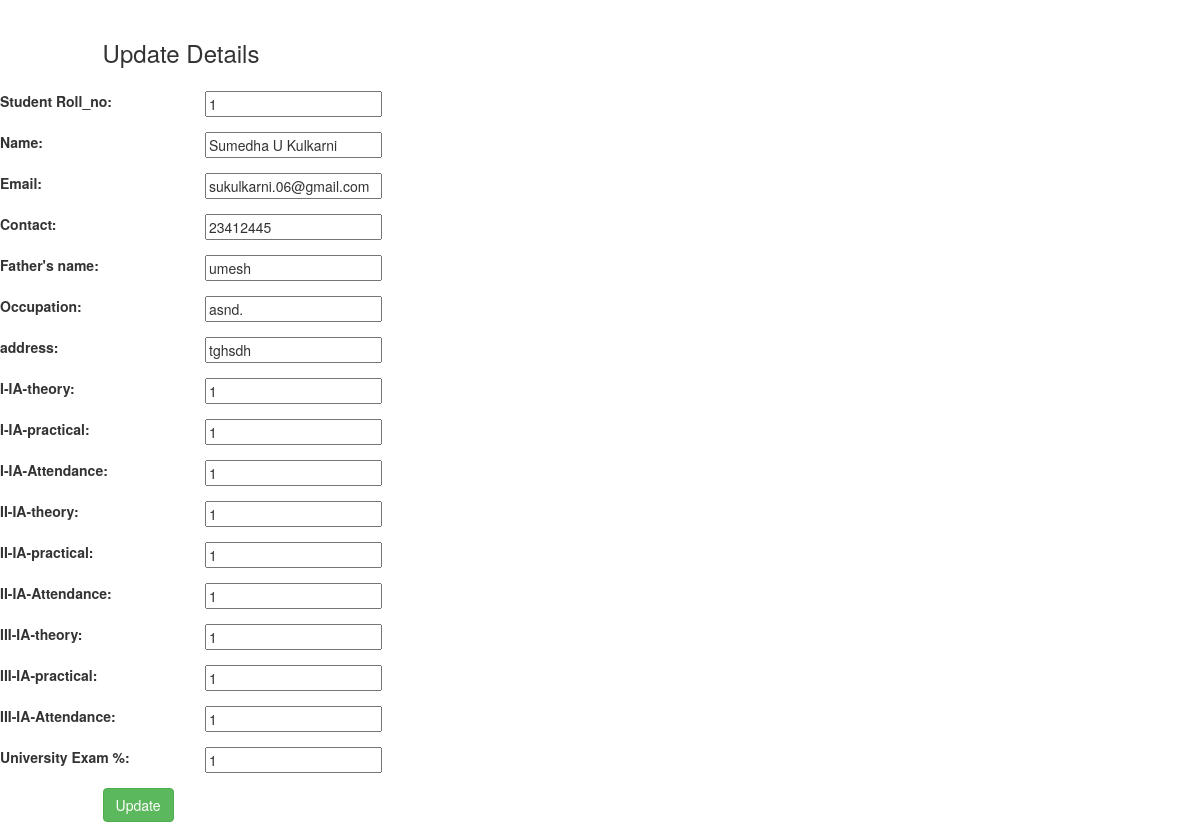
Page /edit/2 on the committed database.
### crudapplicationn/models.py (models this page shows)
class Employee(models.Model):
    roll_no = models.CharField(max_length=20)
    name = models.CharField(max_length=100)
    email = models.EmailField()
    contact = models.CharField(max_length=15)
    father_name = models.CharField(max_length=20)
    occupation = models.CharField(max_length=20)
    address = models.CharField(max_length=200)
    ia1_th = models.IntegerField(max_length=5)
    ia1_pr = models.IntegerField(max_length=5)
    ia1_att = models.IntegerField()
    ia2_th = models.IntegerField(max_length=5)
    ia2_pr = models.IntegerField(max_length=5)
    ia2_att = models.IntegerField()
    ia3_th = models.IntegerField(max_length=5)
    ia3_pr = models.IntegerField(max_length=5)
    ia3_att = models.IntegerField()
    university_exam = models.IntegerField(max_length=5)

### crudapplicationn/views.py (the view)
# urls.py: path('edit/<int:id>', views.edit),
def edit(request, id):
    employee = Employee.objects.get(id=id)
    return render(request, "edit.html", {'employee': employee})

### crudapplicationn/templates/edit.html (shortened to what this page needs)
<!DOCTYPE html>
<html lang="en">
<head>
    <link rel="stylesheet" href="https://maxcdn.bootstrapcdn.com/bootstrap/3.4.1/css/bootstrap.min.css">
</head>
<body>
<form method="POST" class="post-form" action="/update/{{employee.id}}">
    <div class="container">
        <br>
    </div>
    <div class="form-group row">
        <label class="col-sm-1 col-form-label"></label>
        <div class="col-sm-4">
            <h3>Update Details</h3>
        </div>
    </div>
     <div class="form-group row">
        <label class="col-sm-2 col-form-label">Student Roll_no:</label>
        <div class="col-sm-4">
            <input type="text" name="roll_no" id="id_roll_no" required maxlength="20" value="{{ employee.roll_no }}"/>
        </div>
    </div>
    <div class="form-group row">
        <label class="col-sm-2 col-form-label"> Name:</label>
        <div class="col-sm-4">
            <input type="text" name="name" id="id_name" required maxlength="100" value="{{ employee.name }}"/>
        </div>
    </div>
     <div class="form-group row">
        <label class="col-sm-2 col-form-label"> Email:</label>
        <div class="col-sm-4">
            <input type="text" name="email" id="id_email" required maxlength="254" value="{{ employee.email }}"/>
        </div>
    </div>
     <div class="form-group row">
        <label class="col-sm-2 col-form-label"> Contact:</label>
        <div class="col-sm-4">
            <input type="text" name="contact" id="id_contact" required maxlength="15" value="{{ employee.contact }}"/>
        </div>
    </div>
        <div class="form-group row">
        <label class="col-sm-2 col-form-label"> Father's name:</label>
        <div class="col-sm-4">
            <input type="text" name="father_name" id="id_father_name" required maxlength="15" value="{{ employee.father_name }}"/>
        </div>
    </div>
    <div class="form-group row">
        <label class="col-sm-2 col-form-label"> Occupation:</label>
        <div class="col-sm-4">
            <input type="text" name="occupation" id="id_occupation" required maxlength="15" value="{{ employee.occupation }}"/>
        </div>
    </div>
    <div class="form-group row">
        <label class="col-sm-2 col-form-label"> address:</label>
        <div class="col-sm-4">
            <input type="text" name="address" id="id_address" required maxlength="200" value="{{ employee.address }}"/>
        </div>
    </div>
    <div class="form-group row">
        <label class="col-sm-2 col-form-label"> I-IA-theory:</label>
        <div class="col-sm-4">
            <input type="text" name="ia1_th" id="id_ia1_th" required maxlength="200" value="{{ employee.ia1_th }}"/>
        </div>
    </div>
    <div class="form-group row">
        <label class="col-sm-2 col-form-label"> I-IA-practical:</label>
        <div class="col-sm-4">
            <input type="text" name="ia1_pr" id="id_ia1_pr" required maxlength="200" value="{{ employee.ia1_pr }}"/>
        </div>
    </div>
    <div class="form-group row">
        <label class="col-sm-2 col-form-label"> I-IA-Attendance:</label>
        <div class="col-sm-4">
            <input type="text" name="ia1_att" id="id_ia1_att" required maxlength="200" value="{{ employee.ia1_att }}"/>
        </div>
    </div>
    <div class="form-group row">
        <label class="col-sm-2 col-form-label">  II-IA-theory:</label>
        <div class="col-sm-4">
            <input type="text" name=" ia2_th" id="id_ia2_th" required maxlength="200" value="{{ employee.ia2_th }}"/>
        </div>
    </div>
    <div class="form-group row">
        <label class="col-sm-2 col-form-label">  II-IA-practical:</label>
        <div class="col-sm-4">
            <input type="text" name=" ia2_pr" id="id_ia2_pr" required maxlength="200" value="{{ employee.ia2_pr }}"/>
        </div>
    </div>
    <div class="form-group row">
        <label class="col-sm-2 col-form-label"> II-IA-Attendance:</label>
        <div class="col-sm-4">
            <input type="text" name="ia2_att" id="id_ia2_att" required maxlength="200" value="{{ employee.ia2_att }}"/>
        </div>
    </div>
    <div class="form-group row">
        <label class="col-sm-2 col-form-label">  III-IA-theory:</label>
        <div class="col-sm-4">
            <input type="text" name="ia3_th " id="id_ia3_th" required maxlength="200" value="{{ employee.ia3_th }}"/>
        </div>
    </div>
    <div class="form-group row">
        <label class="col-sm-2 col-form-label"> III-IA-practical:</label>
        <div class="col-sm-4">
            <input type="text" name=" ia3_pr" id="id_ia3_pr" required maxlength="200" value="{{ employee.ia3_pr }}"/>
        </div>
    </div>
    <div class="form-group row">
        <label class="col-sm-2 col-form-label"> III-IA-Attendance:</label>
        <div class="col-sm-4">
            <input type="text" name="ia3_att" id="id_ia3_att" required maxlength="200" value="{{ employee.ia3_att }}"/>
        </div>
    </div>
    <div class="form-group row">
        <label class="col-sm-2 col-form-label"> University Exam %:</label>
        <div class="col-sm-4">
            <input type="text" name=" university_exam %" id="id_university_exam" required maxlength="200" value="{{ employee.university_exam }}"/>
        </div>
    </div>
     <div class="form-group row">
        <label class="col-sm-1 col-form-label"></label>
        <div class="col-sm-4">
            <button type="submit" class="btn btn-success">Update</button>
        </div>
    </div>
</form>
</body>
</html>

### rows in the picture
Employee: roll_no "1", name "Sumedha U Kulkarni", email "sukulkarni.06@gmail.com", contact "23412445", father_name "umesh", occupation "asnd.", address "tghsdh", ia1_th "1", ia1_pr "1", ia1_att "1", ia2_th "1", ia2_pr "1", ia2_att "1", ia3_th "1", ia3_pr "1", ia3_att "1", university_exam "1"
